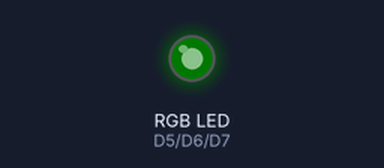
This sketch was run on a simulated ESP8266 (NodeMCU). Parts: an RGB LED mixed from three pins (HIGH = lit). Dim RGB values are drawn brighter than linear; WiFi joins after 1.5 s; servers stay silent unless stated; uploads are accepted with an empty reply; what the sketch prints to the serial monitor is not drawn.

Above: at 1.75 s.
Timing chart, 0 to 4.7 s (numbered marks = the images above):
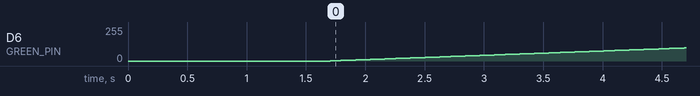

The sketch:

Air_Quality_Mood_Light.ino
```cpp
#include <ESP8266WiFi.h>
#include <ESP8266HTTPClient.h>
#include <ArduinoJson.h>

// ========== WIFI & API CONFIGURATION ========== //
const char* ssid = "SSID";          // Your WiFi network name
const char* password = "PASS";   // WiFi password (maybe not your birthyear?)
const String API_KEY = "API KEY";  // AirVisual API key
const float LATITUDE = 40.000000;    // Your location's latitude
const float LONGITUDE = 20.000000;   // Your location's longitude

// ========== LED PIN CONFIGURATION ========== //
#define RED_PIN D5    // Red LED control
#define GREEN_PIN D6  // Green LED control
#define BLUE_PIN D7   // Blue LED control

// ========== COLOR MANAGEMENT STRUCTURE ========== //
struct Color {
  int r;         // Red intensity (0-255)
  int g;         // Green intensity (0-255)
  int b;         // Blue intensity (0-255)
  bool blink;    // Breathing effect toggle
};

// Function prototypes
void setColor(Color newColor);       // Set target color for LED
void fetchAQIData();                 // Get air quality from API
void updateLED();                    // Handle color transitions/effects
Color getColorForAQI(int aqi);       // Convert AQI to color scheme

Color targetColor = {0, 0, 0, false};  // Desired end color
Color currentColor = {0, 0, 0, false}; // Current displayed color
unsigned long lastUpdate = 0;          // Last API update timestamp

void setup() {
  Serial.begin(115200);

  // Initialize LED pins
  pinMode(RED_PIN, OUTPUT);
  pinMode(GREEN_PIN, OUTPUT);
  pinMode(BLUE_PIN, OUTPUT);

  // Connect to WiFi
  WiFi.begin(ssid, password);
  Serial.print("Connecting to WiFi");
  while (WiFi.status() != WL_CONNECTED) {
    delay(500);
    Serial.print(".");
  }
  Serial.println("\nConnected to: " + String(ssid));

  // Set PWM range and initial color (calm blue)
  analogWriteRange(255);
  setColor({0, 0, 255, false});

  // Initial API call and timer setup
  fetchAQIData();
  lastUpdate = millis();
}

void loop() {
  // Handle WiFi connection drops
  if (WiFi.status() != WL_CONNECTED) {
    WiFi.reconnect();
    delay(5000);
    return;
  }

  // Update air quality every 30 minutes
  if (millis() - lastUpdate >= 1800000) {
    fetchAQIData();
    lastUpdate = millis();
  }

  // Continuously update LED effects
  updateLED();
}

// ========== AIR QUALITY DATA FETCHING ========== //
void fetchAQIData() {
  WiFiClient client;
  HTTPClient http;

  // Build API request URL
  String url = "http://api.airvisual.com/v2/nearest_city?lat=" +
              String(LATITUDE, 6) + "&lon=" + String(LONGITUDE, 6) +
              "&key=" + API_KEY;

  http.begin(client, url);
  int httpCode = http.GET();

  if (httpCode == HTTP_CODE_OK) {
    // Parse JSON response
    String payload = http.getString();
    DynamicJsonDocument doc(1024);
    deserializeJson(doc, payload);

    // Extract AQI value and update LED
    int aqi = doc["data"]["current"]["pollution"]["aqius"];
    Serial.print("AQI: ");
    Serial.println(aqi);
    setColor(getColorForAQI(aqi));
  } else {
    // Red alert for API failures
    Serial.println("API Error: " + String(httpCode));
    setColor({255, 0, 0, true});
  }
  http.end();
}

// ========== AQI TO COLOR MAPPING ========== //
Color getColorForAQI(int aqi) {
  // EPA Air Quality Index color standards
  if (aqi <= 50) return {0, 255, 0, false};    // Good - Solid green
  if (aqi <= 100) return {0, 255, 0, true};    // Moderate - Breathing green
  if (aqi <= 150) return {0, 0, 255, false};   // Unhealthy sensitive - Solid blue
  if (aqi <= 200) return {0, 0, 255, true};    // Unhealthy - Breathing blue
  if (aqi <= 300) return {255, 0, 0, false};   // Very unhealthy - Solid red
  return {255, 0, 0, true};                    // Hazardous - Panic-red breathing
}

// ========== COLOR TRANSITION MANAGEMENT ========== //
void setColor(Color newColor) {
  targetColor = newColor;
}

void updateLED() {
  static unsigned long lastFade = 0;         // Last fade update time
  static unsigned long breathingStart = 0;   // Breathing effect timer
  const int FADE_INTERVAL = 30;              // Fade step duration (ms)
  const unsigned long BREATHING_PERIOD = 2000; // Breathing cycle duration

  if (targetColor.blink) {
    // Breathing effect: smooth intensity pulsation
    unsigned long now = millis();
    if (breathingStart == 0) breathingStart = now;

    // Calculate breathing phase (0-2 seconds cycle)
    float phase = fmod((now - breathingStart) / 1000.0, 2.0);
    float breathingFactor = (phase < 1.0) ? phase : 2.0 - phase;

    // Apply intensity modulation
    currentColor.r = targetColor.r * breathingFactor;
    currentColor.g = targetColor.g * breathingFactor;
    currentColor.b = targetColor.b * breathingFactor;

    // Update LED outputs
    analogWrite(RED_PIN, currentColor.r);
    analogWrite(GREEN_PIN, currentColor.g);
    analogWrite(BLUE_PIN, currentColor.b);
  } else {
    // Smooth color transition between current and target
    if (millis() - lastFade < FADE_INTERVAL) return;
    lastFade = millis();
    breathingStart = 0; // Reset breathing timer

    // Incrementally adjust each color channel
    currentColor.r += (targetColor.r > currentColor.r) ? 1 : -1;
    currentColor.g += (targetColor.g > currentColor.g) ? 1 : -1;
    currentColor.b += (targetColor.b > currentColor.b) ? 1 : -1;

    // Update LED outputs
    analogWrite(RED_PIN, currentColor.r);
    analogWrite(GREEN_PIN, currentColor.g);
    analogWrite(BLUE_PIN, currentColor.b);
  }
}
```
